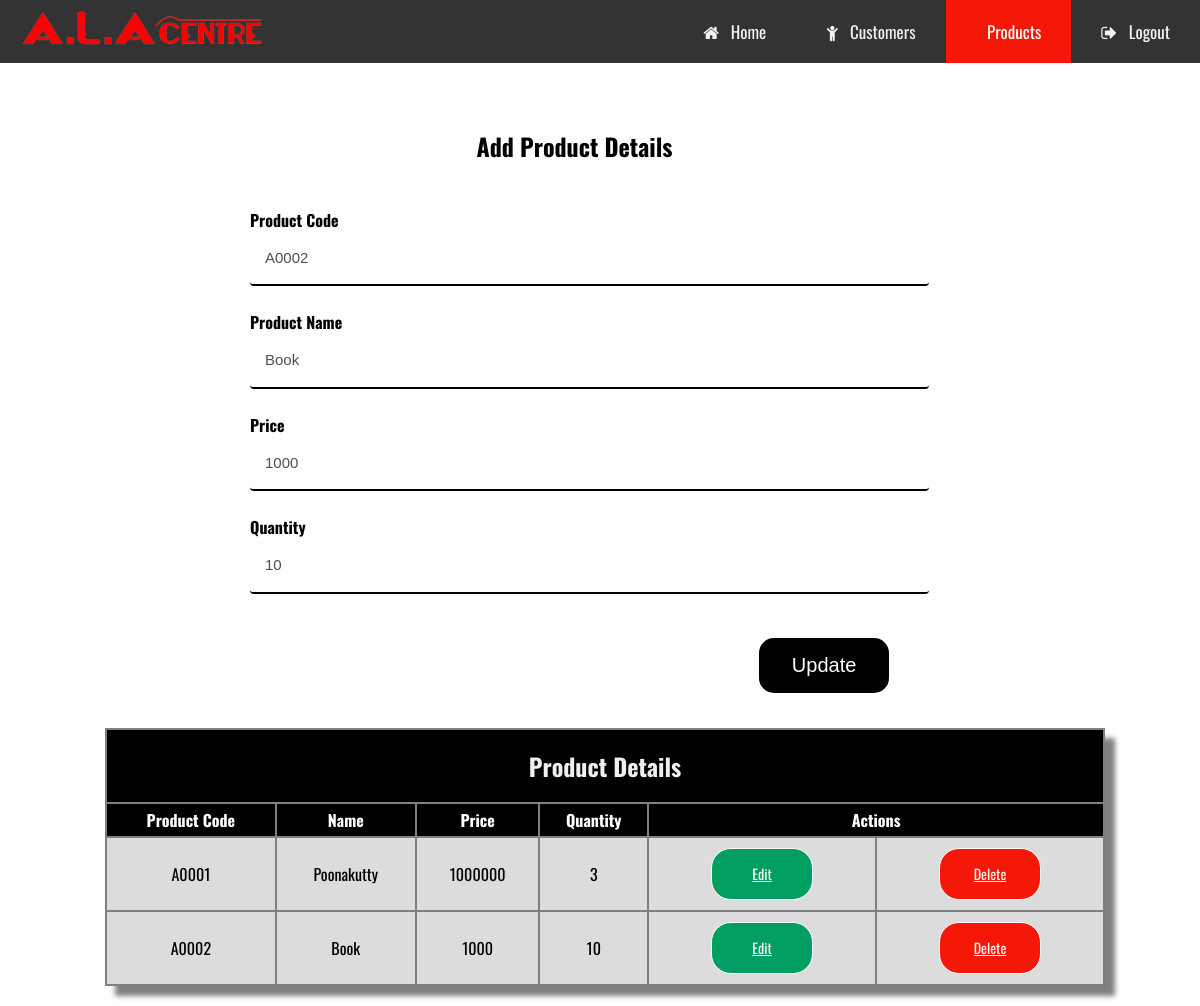
Page /product.php?edit=A0002 on the committed database.
### tables this page shows
CREATE TABLE `products` (
  `product_code` varchar(10) NOT NULL,
  `product_name` varchar(40) NOT NULL,
  `unit_price` int(40) NOT NULL,
  `quantity` int(50) NOT NULL
);

### product_process.php (called while the page is built, shortened)
<?php
    $db = mysqli_connect('localhost','root','','ala_center');
    $results = mysqli_query($db, "SELECT * FROM products");
?>

### product.php (the view, shortened to what this page needs)
<?php
include('product_process.php');
if (isset($_GET['edit'])) {
    $product_code = $_GET['edit'];
    $edit_state = true;
    $rec = mysqli_query($db, "SELECT * FROM products WHERE product_code='$product_code'");
        $record = mysqli_fetch_array($rec);
        $product_code = $record['product_code'];
        $product_name = $record['product_name'];
        $unit_price = $record['unit_price'];
        $quantity = $record['quantity'];
    }
?>
<!DOCTYPE html>
<html>
<head>
    <link rel="stylesheet" href="https://cdnjs.cloudflare.com/ajax/libs/font-awesome/4.7.0/css/font-awesome.min.css">
    <link rel="stylesheet" href="style/style.css">
    <link rel="stylesheet" type="text/css" href="style/form.css">
    <link rel="stylesheet" type="text/css" href="style/tablestyle.css">
</head>
<body>
    <div class="topnav" id="myTopnav">
        <img src="img/logo3.png" style="height:50px; float:left; position:relative; left:20px; top:5px;">
        <a href="logout.php"><i class="fa fa-sign-out" aria-hidden="true"></i> &#8287 Logout</a>
        <a href="product.php" class="active"><i class="fa fa-productping-bag" aria-hidden="true"></i> &#8287 Products</a>
        <a href="customer.php"><i class="fa fa-child" aria-hidden="true"></i> &#8287 Customers</a>
        <a href="home.php"><i class="fa fa-home" aria-hidden="true"></i> &#8287 Home</a>
    </div>
    <div class="container">
    <div class="main">
        <div class="content">
        <form class="form" action="product_process.php" method="post" style="position:relative; top:15px; ">
            <h2 style="text-transform: capitalize; color:black;">Add Product Details</h2><br>
            <div class="form-group">
                <label>Product Code</label>
                <input class="form-control" type="text" name="product_code" size="50" value="<?php echo $product_code; ?>" autocomplete="off"
                    placeholder="Product Code" required><br>
                <label>Product Name</label>
                <input class="form-control" type="text" name="product_name" size="50" value="<?php echo $product_name; ?>" autocomplete="off"
                    value="" placeholder="Product Name" required><br>
                <label>Price</label>
                <input class="form-control" type="text" name="unit_price" size="50" value="<?php echo $unit_price; ?>" placeholder="Price"
                    required><br>
                <label>Quantity</label>
                <input class="form-control" type="text" name="quantity" size="50" value="<?php echo $quantity; ?>" placeholder="Quantity"
                    required><br>
            </div>
            <?php if ($edit_state == false): ?>
            <button class="button" type="submit" name='save' value="Save">Save</button>
            <?php else: ?>
            <button class="button" type="submit" name='update' value="Update">Update</button>
            <?php endif ?>
        </form>
    </div>
</div>
<div class="tableview">
        <table class="table">
            <tr>
                <th colspan="6" style="background-color:black; color:white">
                    <h2>Product Details</h2>
                </th>
            </tr>
            <tr style="background-color:black; color:white">
                <th>Product Code</th>
                <th>Name</th>
                <th>Price</th>
                <th>Quantity</th>
                <th colspan="2">Actions</th>
            </tr>
            <?php while ($row = mysqli_fetch_array($results)){ ?>
            <tr>
                <td><?php echo $row['product_code'];?></td>
                <td><?php echo $row['product_name'];?></td>
                <td><?php echo $row['unit_price'];?></td>
                <td><?php echo $row['quantity'];?></td>
                <td><a class="btn1" href="product.php?edit=<?php echo $row['product_code']; ?>"> Edit</a></td>
                <td><a class="btn" href="product_process.php?del=<?php echo $row['product_code']; ?> "> Delete</a></td>
            </tr>
            <?php } ?>
        </table>
    </div>
    </div>
</body>
</html>

### style/style.css (style rules this page uses)
body { margin: 0; font-family: 'Oswald', Arial, Helvetica, sans-serif; }
.topnav { overflow: hidden; background-color: #333; }
.topnav a { float: right; display: block; color: #f2f2f2; text-align: center; padding: 19px 30px; text-decoration: none; font-size: 17px; }
.topnav a.active { background-color: #f51808; color: white; }

### style/form.css (style rules this page uses)
.container { max-width: 1000px; margin: 0 auto; }
.container .main { align-items: center; position: relative; display: flex; margin: 30px 0; }
.container .form { margin-left: 150px; align-self: center; width:100%; height:60%; background:#ffffff; border-radius:8px; border-radius: 20px; display: inline-block; }
.container h2 { text-align: center; color: #ecf0f3; text-transform: capitalize; }
.container label { font-weight: bold; font-size: 16px; color:#000000; }
.container input { width:100%; font-size: 15px; padding:15px; background:none; outline:none; resize:none; border:0; font-family:'Montserrat',sans-serif; border-bottom:2px solid #000000; }
.container form .button { margin: 20px 10px; float: right; width:20%; border-radius: 15px; background-color: black; border: white; color: #fff; padding: 16px 32px; text-align: center; font-size: 20px; }
.form-control { display: block; width: 100%; padding: .375rem .75rem; font-size: 1rem; line-height: 1.5; color: #495057; background-color:#fff; background-clip: padding-box; border: 1px solid #ced4da; border-radius: .25rem; transition: border-color .15s ease-in-out,box-shadow .15s ease-in-out; }

### style/tablestyle.css (style rules this page uses)
.container .table { align-content: center; border-color: #252f38; background-color:grey; width: 100%; box-shadow: 10px 10px 5px grey; line-height: 30px; color: black; border-width: 1px; margin-bottom: 20px; }
.tableview { display: inline-block; float: left; margin-left: 5px; width: 100%; }
.table .btn1 { display: inline-block; border: 1px solid white; background-color: #009E60; border-radius: 20px; margin: 5px; margin-left: 5px; padding: 10px 10px 10px 10px; color: white; font-size: 14px; cursor: pointer; width: 80px; }
.table .btn { display: inline-block; border: 1px solid white; background-color: #f51808; border-radius: 20px; margin: 5px; margin-left: 5px; padding: 10px 10px 10px 10px; color: white; font-size: 14px; cursor: pointer; width: 80px; }
td { text-align: center; background-color: #DCDCDC; margin-top: 5px; padding: 5px 5px 5px 5px; }

### rows in the picture
products: product_code "A0002", product_name "Book", unit_price "1000", quantity "10"
products: product_code "A0001", product_name "Poonakutty", unit_price "1000000", quantity "3"
